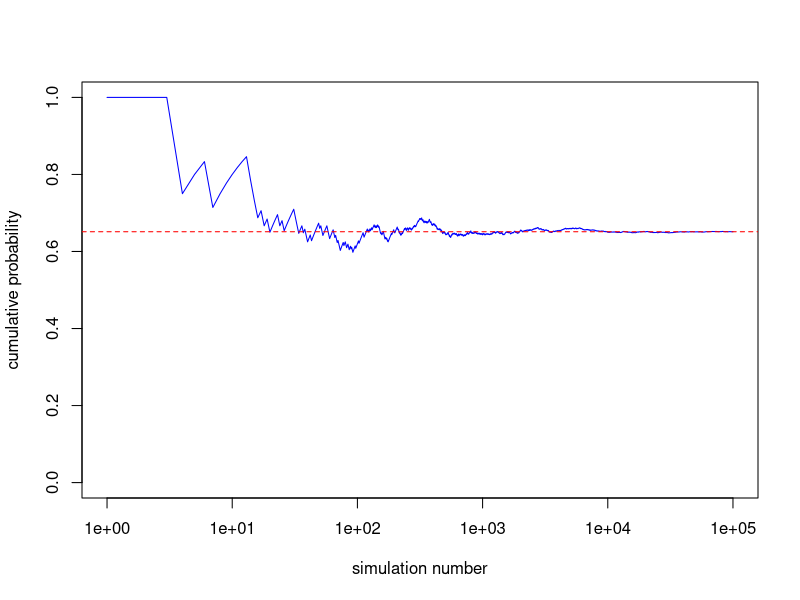

Recreate this plot in R.
## ---- chunk 1
knitr::opts_knit$set(base.dir = "/home/swolf/website/", base.url = "/")
knitr::opts_chunk$set(fig.path = "figure/2021-08-16-howCleverAmI/", 
                      fig.width=8,fig.height=6)
## ---- chunk 2
simulateRoom = function(roomSize=9,myCleverBound=0.9){
    myClever = runif(1,min=myCleverBound,max=1)
    roomClever = runif(roomSize)
    cleverest = ifelse(all(myClever>roomClever),1,0)
    return(cleverest)
}

nSims = 10^5
roomResults = numeric(nSims)
for(i in 1:nSims){
    set.seed(100*i)
    roomResults[i] = simulateRoom()
}
cleverProb = cumsum(roomResults)/seq_along(roomResults)
cleverestProb = sum(roomResults)/nSims
plot(cleverProb,type='l',col='blue',ylim=c(0,1),xlab='simulation number',
     ylab='cumulative probability', log='x')
abline(h=cleverestProb, col='red', lty=2)
